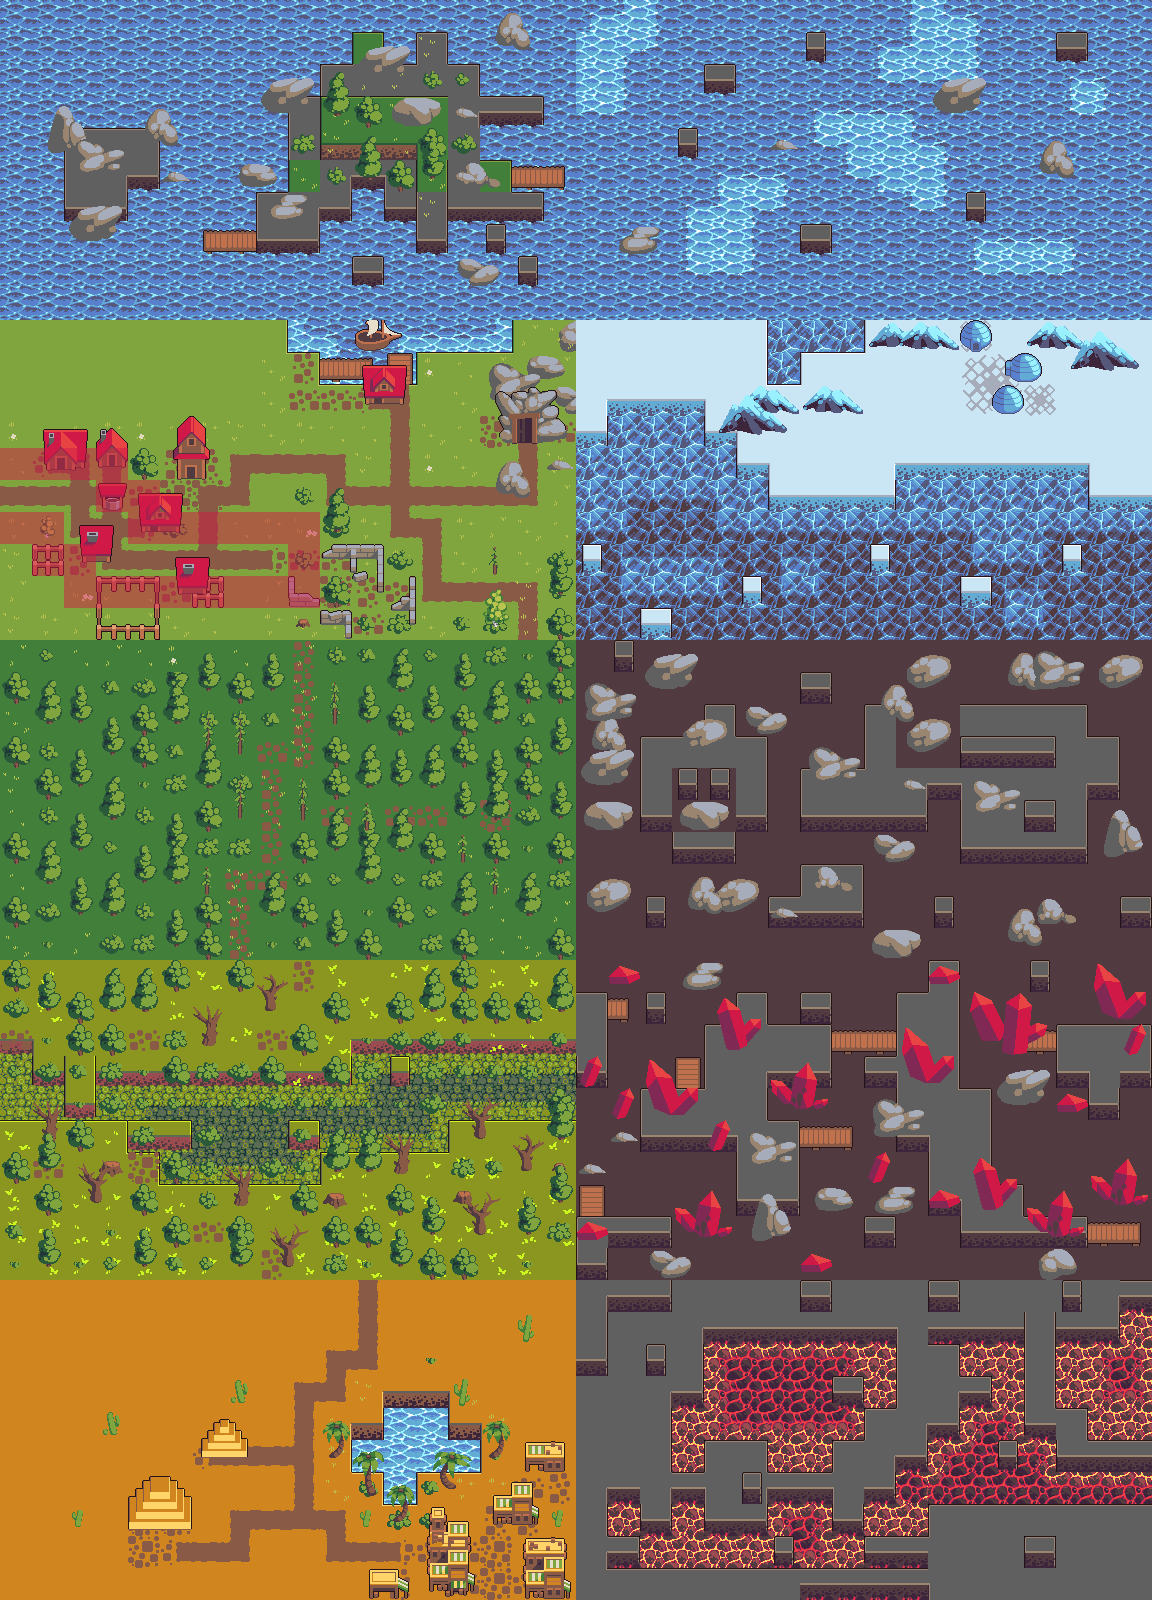

This is a level from a 2D game, rendered from its Tiled map with the project's own tilesets. A one-line summary and the map file follow, with tile-layer data summarised:
An orthogonal 36x50 tile map with 32x32 px tiles, 4 tile layers (Map, Road, Above, Paths), 5 hidden layers not drawn and 7 objects (Start, Tutorial, FirstBattle, South, North, ...).

<map version="1.10" tiledversion="1.12.2" orientation="orthogonal" renderorder="right-down" width="36" height="50" tilewidth="32" tileheight="32" infinite="0" nextlayerid="30" nextobjectid="10">
 <tileset firstgid="1" name="story" tilewidth="32" tileheight="32" tilecount="456" columns="24">
  <image source="story.png" width="768" height="608" />
  <tile id="144">
   <objectgroup draworder="index" id="2">
    <object id="1" x="1" y="1" width="30" height="30" />
   </objectgroup>
  </tile>
 </tileset>
 <layer id="1" name="Map" width="36" height="50">
  <data>[1800 cells, 1800 non-empty, 127 distinct tile ids]</data>
 </layer>
 <layer id="3" name="Road" width="36" height="50">
  <data>[1800 cells, 756 non-empty, 123 distinct tile ids]</data>
 </layer>
 <layer id="2" name="Above" width="36" height="50">
  <data>[1800 cells, 528 non-empty, 175 distinct tile ids]</data>
 </layer>
 <layer id="18" name="Tutorial" width="36" height="50" visible="0" opacity="0.5">
  <data>[1800 cells, 80 non-empty, 2 distinct tile ids]</data>
 </layer>
 <layer id="22" name="FirstBattle" width="36" height="50" visible="0" opacity="0.5">
  <data>[1800 cells, 36 non-empty, 6 distinct tile ids]</data>
 </layer>
 <layer id="23" name="South" width="36" height="50" visible="0" opacity="0.5">
  <data>[1800 cells, 12 non-empty, 4 distinct tile ids]</data>
 </layer>
 <layer id="24" name="North" width="36" height="50" visible="0" opacity="0.5">
  <data>[1800 cells, 24 non-empty, 6 distinct tile ids]</data>
 </layer>
 <layer id="25" name="Underground" width="36" height="50" visible="0" opacity="0.5">
  <data>[1800 cells, 28 non-empty, 4 distinct tile ids]</data>
 </layer>
 <layer id="27" name="Paths" width="36" height="50" opacity="0.5">
  <data>[1800 cells, 25 non-empty, 1 distinct tile ids]</data>
 </layer>
 <objectgroup id="29" name="Progress">
  <object id="3" name="Start" x="-16" y="496">
   <point />
  </object>
  <object id="4" name="Tutorial" x="48" y="496">
   <point />
  </object>
  <object id="5" name="FirstBattle" x="272" y="560">
   <point />
  </object>
  <object id="6" name="South" x="464" y="592">
   <point />
  </object>
  <object id="7" name="North" x="400" y="432">
   <point />
  </object>
  <object id="8" name="Underground" x="464" y="496">
   <point />
  </object>
 </objectgroup>
</map>
